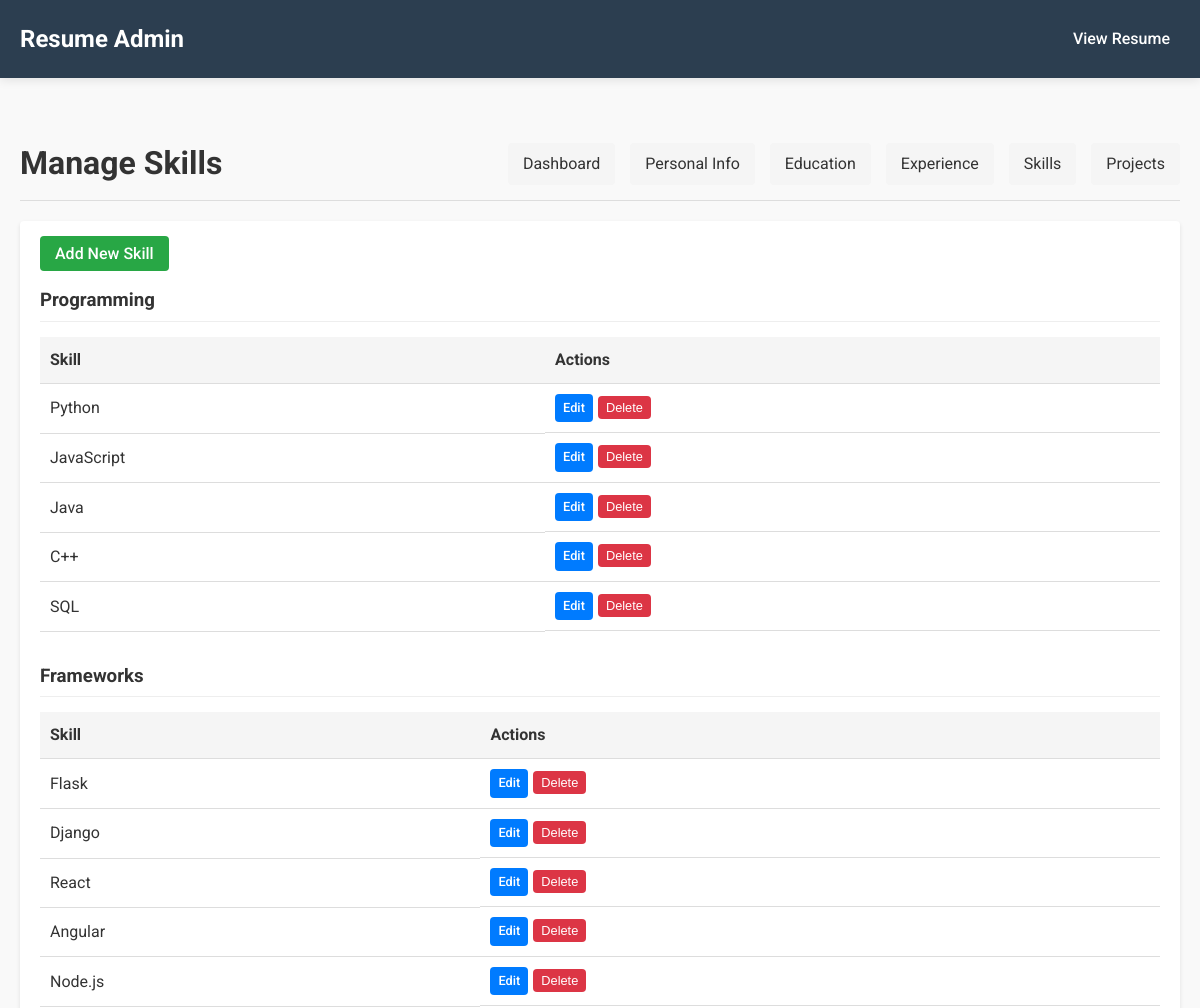
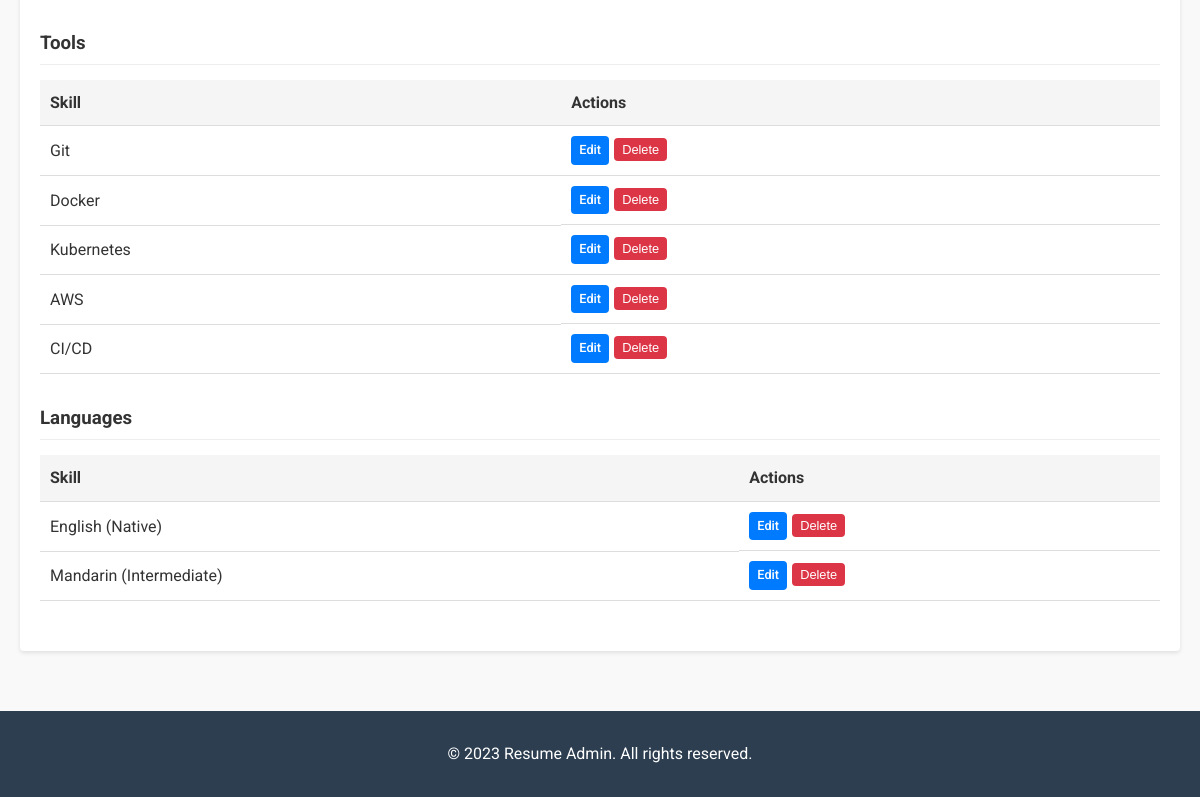
Screenshot of /admin/skills with the database file from the repository (2 pictures, top to bottom).
### models.py (models this page shows, shortened)
class Skill(db.Model):
    id = db.Column(db.Integer, primary_key=True)
    name = db.Column(db.String(100), nullable=False)
    category = db.Column(db.String(50), nullable=False)  # programming, frameworks, tools, languages

### app.py (the view)
@app.route('/admin/skills')
def list_skills():
    skills = Skill.query.all()
    skill_categories = {}
    for skill in skills:
        if skill.category not in skill_categories:
            skill_categories[skill.category] = []
        skill_categories[skill.category].append(skill)
    return render_template('admin/list_skills.html', skill_categories=skill_categories)

### templates/admin/list_skills.html (shortened to what this page needs)
{% extends "admin/layout.html" %}
{% block header %}Manage Skills{% endblock %}
{% block content %}
<div class="skills-management">
    <div class="section-actions">
        <a href="{{ url_for('add_skill') }}" class="btn btn-success">Add New Skill</a>
    </div>
    {% if skill_categories %}
        {% for category, skills in skill_categories.items() %}
            <div class="skill-category">
                <h3>{{ category|title }}</h3>
                <table class="admin-table">
                    <thead>
                        <tr>
                            <th>Skill</th>
                            <th>Actions</th>
                        </tr>
                    </thead>
                    <tbody>
                        {% for skill in skills %}
                        <tr>
                            <td>{{ skill.name }}</td>
                            <td class="actions">
                                <a href="{{ url_for('edit_skill', id=skill.id) }}" class="btn btn-primary btn-sm">Edit</a>
                                <form method="POST" action="{{ url_for('delete_skill', id=skill.id) }}" class="delete-form" onsubmit="return confirm('Are you sure you want to delete this skill?');">
                                    <button type="submit" class="btn btn-danger btn-sm">Delete</button>
                                </form>
                            </td>
                        </tr>
                        {% endfor %}
                    </tbody>
                </table>
            </div>
        {% endfor %}
    {% else %}
        <div class="no-data">
            <p>No skills found. Add your first skill!</p>
        </div>
    {% endif %}
</div>
{% endblock %}

### static/css/style.css (style rules this page uses)
:root { --primary-color: #2c3e50; --secondary-color: #3498db; --accent-color: #e74c3c; --text-color: #333; --light-text: #777; --background-color: #f9f9f9; --card-background: #fff; --border-color: #eaeaea; --shadow: 0 2px 10px rgba(0, 0, 0, 0.1); }
* { margin: 0; padding: 0; box-sizing: border-box; }
body { font-family: 'Roboto', sans-serif; line-height: 1.6; color: var(--text-color); background-color: var(--background-color); }
a { text-decoration: none; color: var(--secondary-color); transition: color 0.3s ease; }

### templates/admin/layout.html (style rules this page uses)
.admin-table { width: 100%; border-collapse: collapse; }
.admin-table th, .admin-table td { padding: 10px; text-align: left; border-bottom: 1px solid #ddd; }
.admin-table th { background-color: #f5f5f5; }
.btn { padding: 8px 15px; border: none; border-radius: 4px; cursor: pointer; font-weight: 500; }
.btn-primary { background-color: #007bff; color: white; }
.btn-danger { background-color: #dc3545; color: white; }
.btn-success { background-color: #28a745; color: white; }

### templates/admin/list_skills.html (style rules this page uses)
.section-actions { margin-bottom: 20px; }
.skill-category { margin-bottom: 30px; }
.skill-category h3 { margin-bottom: 15px; padding-bottom: 5px; border-bottom: 1px solid #eee; }
.actions { display: flex; gap: 5px; }
.delete-form { display: inline; }
.btn-sm { padding: 4px 8px; font-size: 0.8em; }

### rows the page displays
Skill: category "Programming", name "Python"
Skill: name "JavaScript"
Skill: name "Java"
Skill: name "C++"
Skill: name "SQL"
Skill: category "Frameworks", name "Flask"
Skill: name "Django"
Skill: name "React"
Skill: name "Angular"
Skill: name "Node.js"
Skill: category "Tools", name "Git"
Skill: name "Docker"
Skill: name "Kubernetes"
Skill: name "AWS"
Skill: name "CI/CD"
Skill: category "Languages", name "English (Native)"
Skill: name "Mandarin (Intermediate)"
